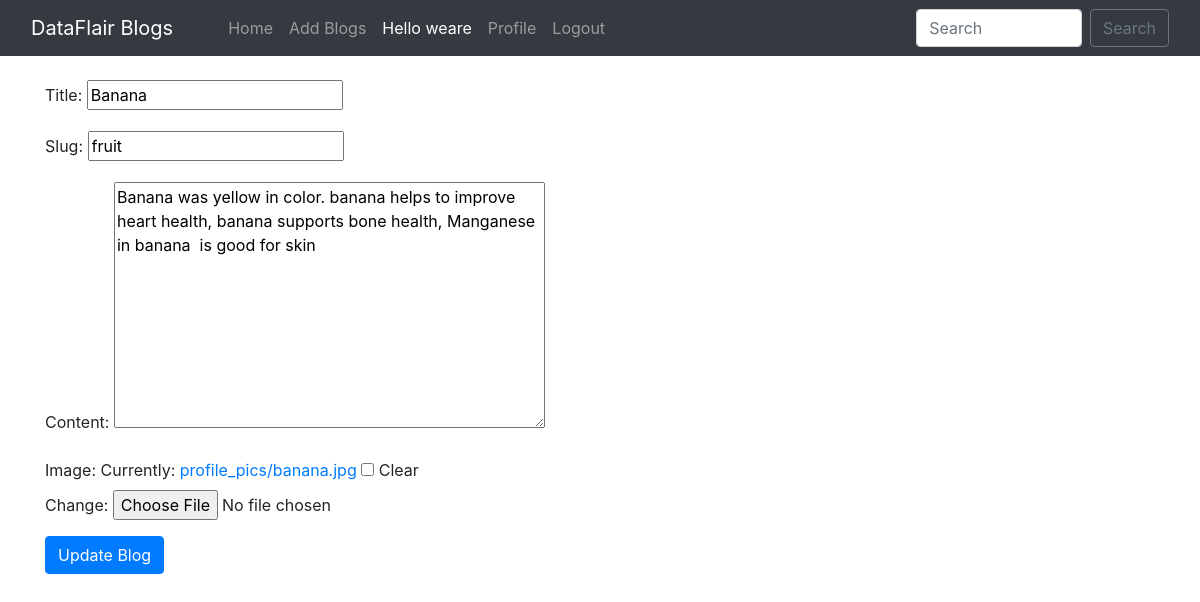
Page /edit_blog_post/fruit/ (signed in) on the committed database.
### app/models.py (models this page shows, shortened)
class BlogPost(models.Model):
    title=models.CharField(max_length=255)
    author= models.ForeignKey(User, on_delete=models.CASCADE)
    slug=models.CharField(max_length=130,unique=True)
    content=models.TextField()
    image = models.ImageField(upload_to="profile_pics/", blank=True, null=True)
    dateTime=models.DateTimeField(auto_now_add=True)

### app/views.py (the view)
# urls.py: path("edit_blog_post/<str:slug>/", UpdatePostView.as_view(), name="edit_blog_post"),
class UpdatePostView(UpdateView):
    model = BlogPost
    template_name = 'edit_blog_post.html'
    fields = ['title', 'slug', 'content', 'image']

### app/templates/edit_blog_post.html (shortened to what this page needs)
{% extends 'base.html' %}
{% block body %}
<form enctype="multipart/form-data" method="POST"> {% csrf_token %}
<div class="container mt-4">
{{ form.as_p }}
<button class="btn btn-primary">Update Blog</button>
</div>
</form>
{% endblock %}

### app/templates/base.html (shortened to what this page needs)
<!doctype html>
<html lang="en">
  <head>
    <link href="//maxcdn.bootstrapcdn.com/bootstrap/4.1.1/css/bootstrap.min.css" rel="stylesheet" id="bootstrap-css">
    <link href="https://cdn.jsdelivr.net/npm/bootstrap@5.0.2/dist/css/bootstrap.min.css" rel="stylesheet">
    <link rel="stylesheet" href="https://maxcdn.bootstrapcdn.com/bootstrap/4.0.0/css/bootstrap.min.css">
  </head>
  <body>
    <nav class="navbar navbar-expand-lg navbar-dark bg-dark sticky-top">
        <div class="container-fluid">
          <a class="navbar-brand" href="/">DataFlair Blogs</a>
          <div class="collapse navbar-collapse" id="navbarSupportedContent">
          <div class="container mx-3">
            <ul class="navbar-nav me-auto mb-2 mb-lg-0">
              <li class="nav-item">
                <a class="nav-link {% block homeactive %} {% endblock homeactive %}" aria-current="page" href="/">Home</a>
              </li>
              {% if user.is_authenticated %}
              <li class="nav-item">
                <a class="nav-link {% block add_blogs_active %} {% endblock add_blogs_active %}" href="/add_blogs/">Add Blogs</a>
              </li>
              <li class="nav-item">
                <a class="nav-link active" href="#">Hello {{request.user}}</a>
              </li>
              <li class="nav-item">
                <a class="nav-link {% block profileactive %} {% endblock profileactive %}" href="/profile/">Profile</a>
              </li>
              <li class="nav-item">
                <a class="nav-link" href="/logout/">Logout</a>
              </li>
              {% endif %}
            </ul>
            </div>
            <form class="d-flex" method="POST" action="/search/"> {% csrf_token %}
              <input class="form-control me-2" type="search" placeholder="Search" name="searched" id="searched" aria-label="Search">
              <button href="/search/" class="btn btn-outline-secondary" type="submit">Search</button>
            </form>
          </div>
        </div>
      </nav>
      {% block body %}
      {% endblock %}
</body>
</html>

### rows in the picture
BlogPost: title "Banana", slug "fruit", content "Banana was yellow in color. banana helps to improve heart health, banana supports bone health, Manganese in banana is good for skin"

### other values in the picture
{{ request.user }} "weare"
